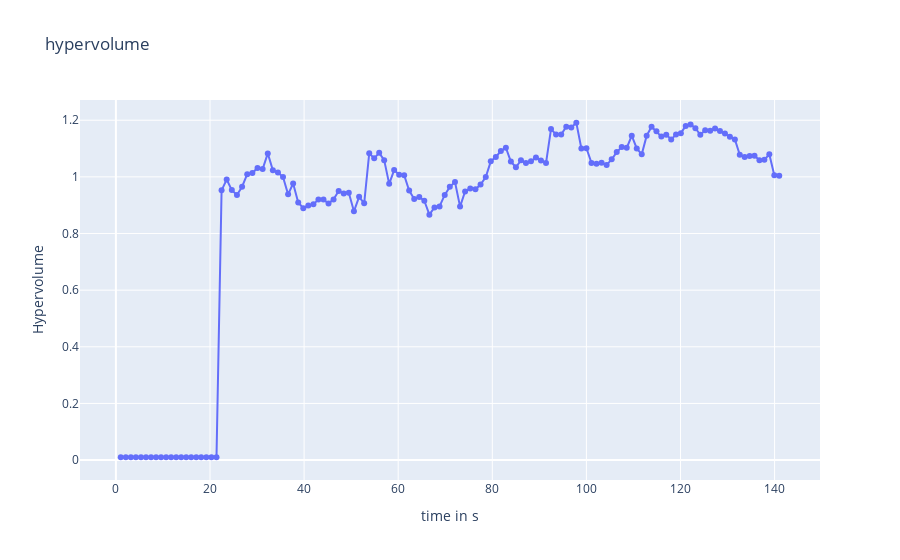
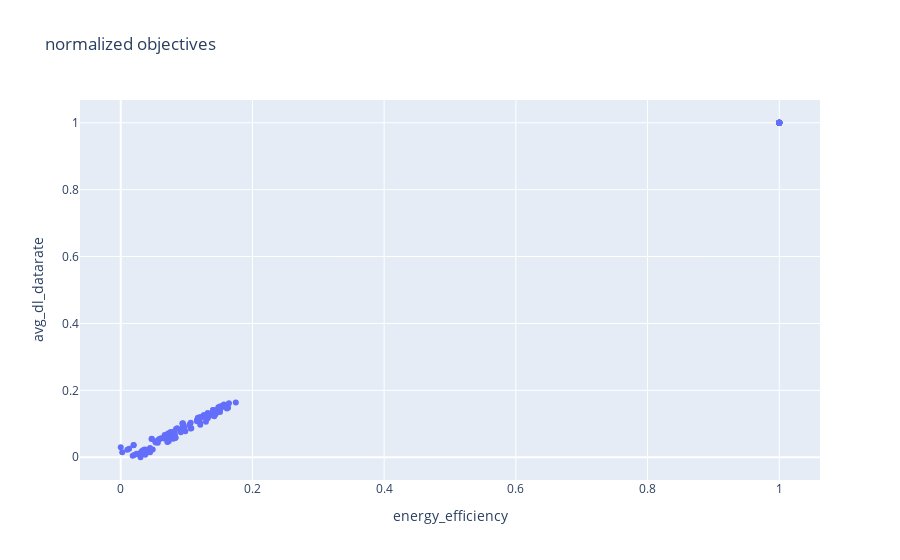
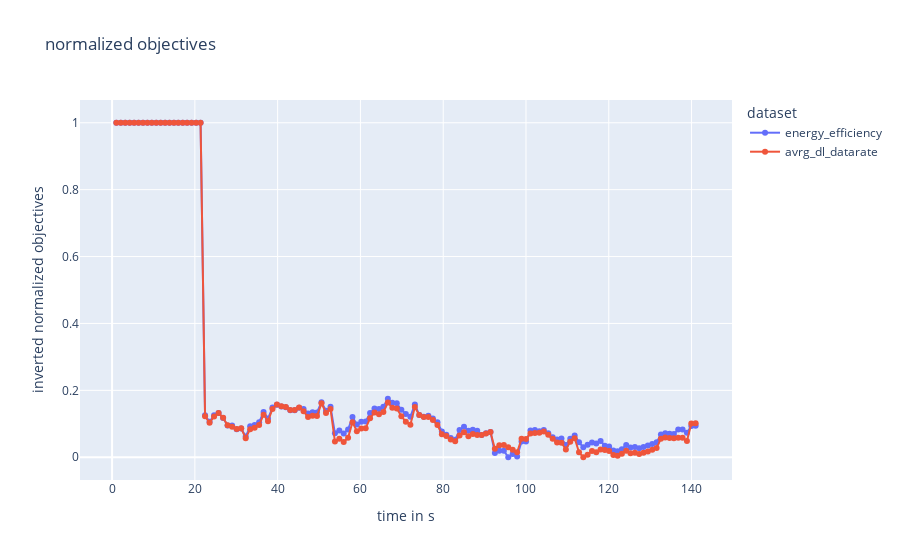

The notebook cell saved with these charts, in order:
### Code cell
network_name = "hetNet"
configuration_name ="algorithm_config_8LIVE"
results_directory = "./datastore/{network_name}/{configuration_name}/".format(network_name=network_name, configuration_name= configuration_name)
objective_np_array = np.array([])
with open(results_directory + "/objectives_result.json", mode="r",encoding="utf-8") as openfile:
    result_dict_object = json.load(openfile)
    objective_np_array = np.array(result_dict_object)
    objective_np_array[:, 1:] *= -1



approx_ideal = objective_np_array[:, 1:].min(axis=0)
approx_nadir  = objective_np_array[:, 1:].max(axis=0)

normalized_solutions_list = np.array((objective_np_array[:, 1:] - approx_ideal) / (approx_nadir - approx_ideal))

hv = Hypervolume(ref_point=np.array([1.1, 1.1]),
                     norm_ref_point=False,
                     zero_to_one=False,
                     ideal=approx_ideal,
                     nadir=approx_nadir)

hv_list = [hv(solution) for solution in normalized_solutions_list]


fig4 = go.Figure()

fig4.update_layout(
    title="hypervolume",
    xaxis_title="time in s",
    yaxis_title="Hypervolume",
    legend_title="dataset")
fig4.add_trace(
        go.Scatter(
            x=objective_np_array[:, 0],
            y=hv_list,
            mode='lines+markers',
        ))
fig5 = go.Figure()

fig5.update_layout(
    title="normalized objectives",
    xaxis_title="energy_efficiency",
    yaxis_title="avg_dl_datarate",
    legend_title="dataset")

fig5.add_trace(
        go.Scatter(
            x=normalized_solutions_list[:, 0],
            y=normalized_solutions_list[:, 1],
            text=[str(elem) for elem in objective_np_array[:,0]],
            mode='markers',
        ))
fig6 = go.Figure()

fig6.update_layout(
    title="normalized objectives",
    xaxis_title="time in s",
    yaxis_title="inverted normalized objectives",
    legend_title="dataset")

fig6.add_trace(
        go.Scatter(
            x=objective_np_array[:, 0],
            y=normalized_solutions_list[:, 0],
            name="energy_efficiency",
            mode='lines+markers',
        ))
fig6.add_trace(
        go.Scatter(
            x=objective_np_array[:, 0],
            y=normalized_solutions_list[:, 1],
            name="avrg_dl_datarate",
            mode='lines+markers',
        ))

fig4.show()
fig5.show()
fig6.show()

### Figure 1 — Plotly figure (JSON) as saved in the notebook; plotly's stock layout.template omitted (floating-point values rounded to 4 significant figures; data arrays with more than 128 entries replaced by an {"elided": "..."} marker saying what was removed)
{"data": [{"mode": "lines+markers", "type": "scatter", "x": {"elided": "132 float values"}, "y": {"elided": "132 float values"}}], "layout": {"legend": {"title": {"text": "dataset"}}, "title": {"text": "hypervolume"}, "xaxis": {"title": {"text": "time in s"}}, "yaxis": {"title": {"text": "Hypervolume"}}}}

### Figure 2 — Plotly figure (JSON) as saved in the notebook; plotly's stock layout.template omitted (floating-point values rounded to 4 significant figures; data arrays with more than 128 entries replaced by an {"elided": "..."} marker saying what was removed)
{"data": [{"mode": "markers", "text": {"elided": "132 str values"}, "type": "scatter", "x": {"elided": "132 float values"}, "y": {"elided": "132 float values"}}], "layout": {"legend": {"title": {"text": "dataset"}}, "title": {"text": "normalized objectives"}, "xaxis": {"title": {"text": "energy_efficiency"}}, "yaxis": {"title": {"text": "avg_dl_datarate"}}}}

### Figure 3 — Plotly figure (JSON) as saved in the notebook; plotly's stock layout.template omitted (floating-point values rounded to 4 significant figures; data arrays with more than 128 entries replaced by an {"elided": "..."} marker saying what was removed)
{"data": [{"mode": "lines+markers", "name": "energy_efficiency", "type": "scatter", "x": {"elided": "132 float values"}, "y": {"elided": "132 float values"}}, {"mode": "lines+markers", "name": "avrg_dl_datarate", "type": "scatter", "x": {"elided": "132 float values"}, "y": {"elided": "132 float values"}}], "layout": {"legend": {"title": {"text": "dataset"}}, "title": {"text": "normalized objectives"}, "xaxis": {"title": {"text": "time in s"}}, "yaxis": {"title": {"text": "inverted normalized objectives"}}}}
